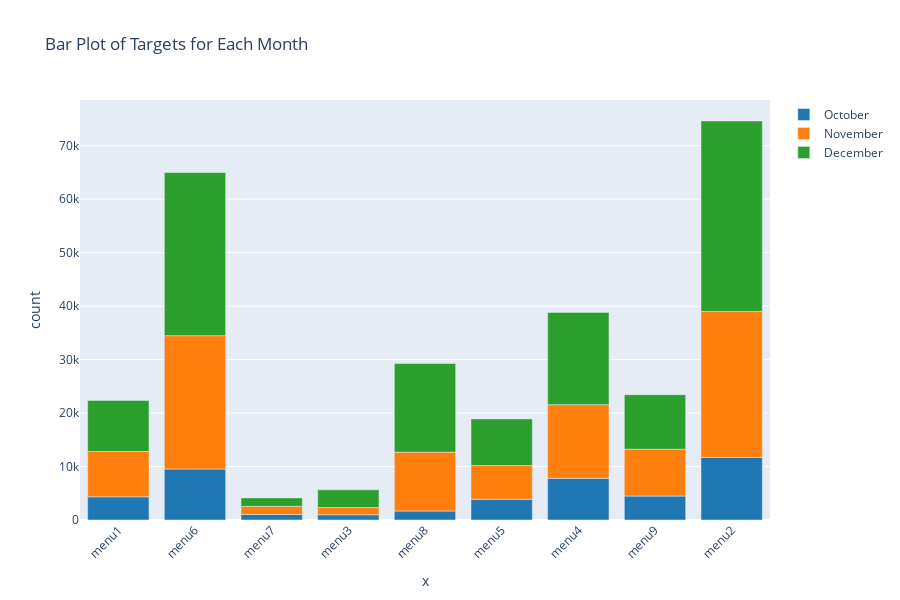

Notebook source saved alongside this figure:
### Markdown cell above
# **11. Monthly Menu Usage Visualization**
---
This section explores how menu item usage varies from month to month. It provides insights into how user interactions with different menu items change over time and helps identify any seasonal patterns.


1. **Data Preparation**:
   - The function prepares the data by dividing it into three separate subsets, each corresponding to a different month.


2. **Menu Item Frequency Calculation**:
   - For each month, the function calculates the frequency of menu items in the target column. It identifies how often each menu item is accessed during that specific month.


3. **Bar Chart Creation**:
   - A bar chart is generated to visualize the variations in menu item usage across months. The chart displays the count of each menu item on the y-axis and the menu items themselves on the x-axis. Different months are represented by distinct colors for easy differentiation.


4. **Monthly Comparison**:
   - By examining the bar chart, you can compare the usage patterns of menu items across different months. It helps identify any changes or trends in user interactions.

Monthly menu usage visualization is useful for tracking changes in user behavior over time and can inform decisions related to menu updates or marketing strategies. If monthly menu usage visualization is disabled in the configuration settings defined by `CFG()`, the original dataset is returned.

### Code cell
class MenuUsageMonthly:
    def __init__(self, cfg):
        self.cfg = cfg
    
    def process_data(self, dataframe, target, col):
        if self.cfg.monthly_visualization:
            # Filter data for each month (e.g., October, November, December)
            month_10 = dataframe[dataframe[col] == 10]
            month_11 = dataframe[dataframe[col] == 11]
            month_12 = dataframe[dataframe[col] == 12]

            # Split the 'target' values by ', ' and count occurrences for each unique value
            value_lists_10 = month_10[target].apply(lambda x: x.split(', '))
            value_lists_11 = month_11[target].apply(lambda x: x.split(', '))
            value_lists_12 = month_12[target].apply(lambda x: x.split(', '))

            unique_values = set()
            for values in value_lists_10:
                unique_values.update(values)
            for values in value_lists_11:
                unique_values.update(values)
            for values in value_lists_12:
                unique_values.update(values)

            counts_10 = {value: sum(1 for values in value_lists_10 if value in values) for value in unique_values}
            counts_11 = {value: sum(1 for values in value_lists_11 if value in values) for value in unique_values}
            counts_12 = {value: sum(1 for values in value_lists_12 if value in values) for value in unique_values}

            # Create a bar plot using Plotly Express
            fig = px.bar(x=[value for value in unique_values],
                         labels={target: "Menus", "y": "Count"},
                         title='Bar Plot of Targets for Each Month',)
            
            # Add bars for each month (October, November, December) with different colors
            fig.add_bar(x=[value for value in unique_values], y=[counts_10[value] for value in unique_values],
                        name='October', marker_color='rgb(31, 119, 180)')
            fig.add_bar(x=[value for value in unique_values], y=[counts_11[value] for value in unique_values],
                         name='November', marker_color='rgb(255, 127, 14)')
            fig.add_bar(x=[value for value in unique_values], y=[counts_12[value] for value in unique_values],
                         name='December', marker_color='rgb(44, 160, 44)')

            fig.update_layout(xaxis_tickangle=-45)
            fig.update_layout(height=600)
            fig.show()
    
        else:
            print("Monthly Visualization is disabled. Returning the original dataframes.")

        return dataframe

process_menu_usage = MenuUsageMonthly(CFG())
train = process_menu_usage.process_data(train, 'target', 'month')

### Figure 1 — Plotly figure (JSON) as saved in the notebook; plotly's stock layout.template omitted (floating-point values rounded to 4 significant figures)
{"data": [{"alignmentgroup": "True", "hovertemplate": "x=%{x}<br>count=%{y}<extra></extra>", "legendgroup": "", "marker": {"color": "#636efa", "pattern": {"shape": ""}}, "name": "", "offsetgroup": "", "orientation": "v", "showlegend": false, "textposition": "auto", "type": "bar", "x": ["menu1", "menu6", "menu7", "menu3", "menu8", "menu5", "menu4", "menu9", "menu2"], "xaxis": "x", "y": [1, 1, 1, 1, 1, 1, 1, 1, 1], "yaxis": "y"}, {"marker": {"color": "rgb(31, 119, 180)"}, "name": "October", "type": "bar", "x": ["menu1", "menu6", "menu7", "menu3", "menu8", "menu5", "menu4", "menu9", "menu2"], "y": [4340, 9532, 1026, 981, 1676, 3869, 7798, 4482, 11689]}, {"marker": {"color": "rgb(255, 127, 14)"}, "name": "November", "type": "bar", "x": ["menu1", "menu6", "menu7", "menu3", "menu8", "menu5", "menu4", "menu9", "menu2"], "y": [8468, 24939, 1533, 1340, 11017, 6312, 13770, 8759, 27317]}, {"marker": {"color": "rgb(44, 160, 44)"}, "name": "December", "type": "bar", "x": ["menu1", "menu6", "menu7", "menu3", "menu8", "menu5", "menu4", "menu9", "menu2"], "y": [9545, 30526, 1573, 3328, 16563, 8723, 17250, 10185, 35606]}], "layout": {"barmode": "relative", "height": 600, "legend": {"tracegroupgap": 0}, "title": {"text": "Bar Plot of Targets for Each Month"}, "xaxis": {"anchor": "y", "domain": [0, 1], "tickangle": -45, "title": {"text": "x"}}, "yaxis": {"anchor": "x", "domain": [0, 1], "title": {"text": "count"}}}}
